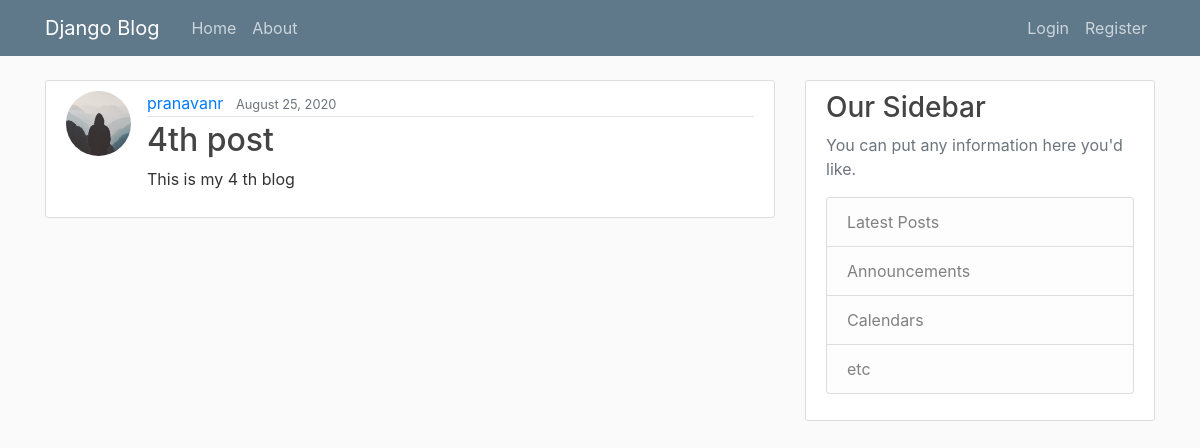
The app's page /post/4/ with its own data.
### blog/models.py (models this page shows, shortened)
class Post(models.Model):
    title = models.CharField(max_length=100)
    content = models.TextField()
    date_posted = models.DateTimeField(default=timezone.now)
    author = models.ForeignKey(User,on_delete=models.CASCADE)

### users/models.py (models this page shows, shortened)
class Profile(models.Model):
    user = models.OneToOneField(User,on_delete=models.CASCADE)
    image = models.ImageField(default='default.jpg',upload_to='profile_pics')

### blog/views.py (the view)
# urls.py: path('post/<int:pk>/',PostDetailView.as_view(),name="post-detail"),
class PostDetailView(DetailView):
    model = Post

### blog/templates/blog/post_detail.html
{% extends 'blog/base.html'%}
{% block content %}
    <article class="media content-section">
      <img class="rounded-circle article-img" src={{object.author.profile.image.url}}>
        <div class="media-body">
          <div class="article-metadata">
            <a class="mr-2" href="#">{{ object.author }}</a>
            <small class="text-muted">{{ object.date_posted|date:"F d, Y" }}</small>
          </div>
          <h2 class="article-title">{{ object.title }}</h2>
          <p class="article-content">{{ object.content }}</p>
        </div>
    </article>
{%endblock content%}

### blog/static/blog/main.css (style rules this page uses)
body { background: #fafafa; color: #333333; margin-top: 5rem; }
h1, h2, h3, h4, h5, h6 { color: #444444; }
.content-section { background: #ffffff; padding: 10px 20px; border: 1px solid #dddddd; border-radius: 3px; margin-bottom: 20px; }
.article-title { color: #444444; }
.article-content { white-space: pre-line; }
.article-img { height: 65px; width: 65px; margin-right: 16px; }
.article-metadata { padding-bottom: 1px; margin-bottom: 4px; border-bottom: 1px solid #e3e3e3 }

### records on screen
Post: author.profile.image (placeholder picture), author "pranavanr", date_posted "August 25, 2020", title "4th post", content "This is my 4 th blog"
